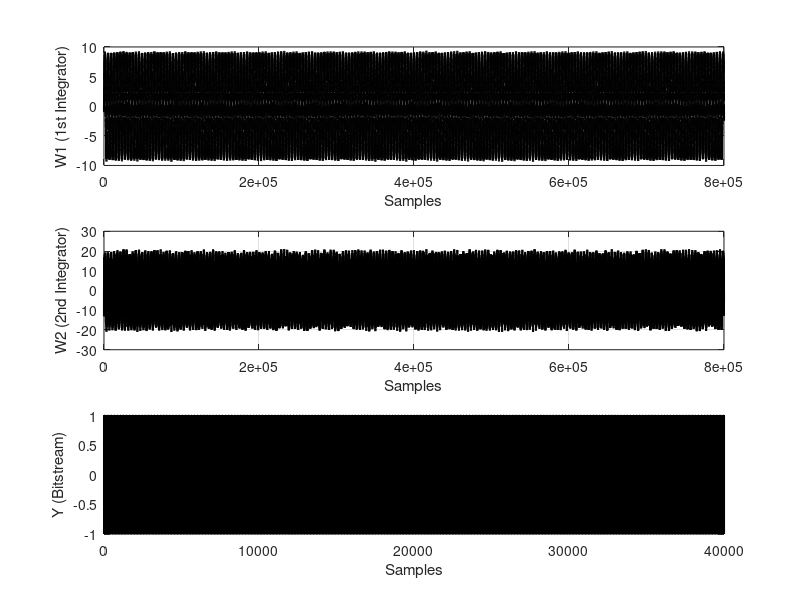
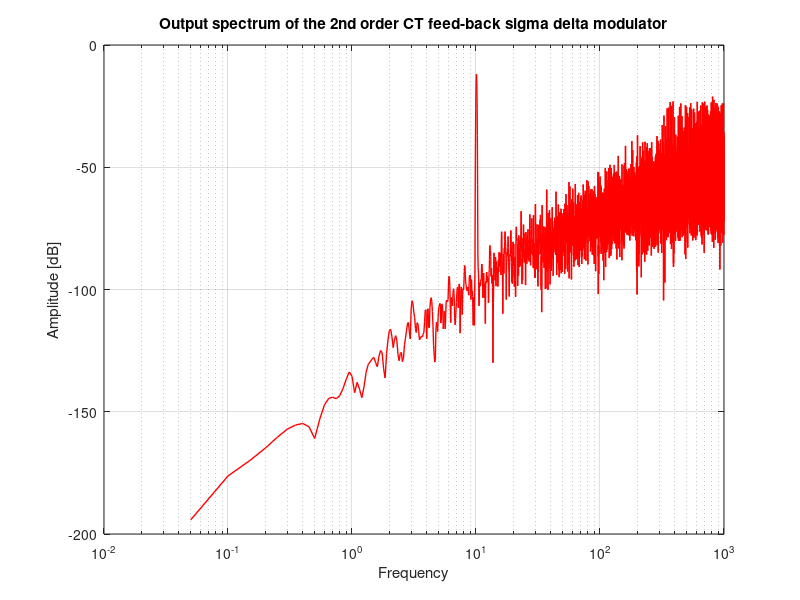

Reproduce these figures in MATLAB, in order.
% Simulates a CT 2nd order sigma delta modulator (FB architecture)

clear all; close all;

% Define input sinewave and sampling conditions
fin        = 10.03; % input frequency (kHz) 
fs         = 2000;  % sampling frequency (kHz) 
fres       = 0.05;  % FFT resolution
amplitude  = 0.7;
offset     = 0.00;

N          = ceil(fs/fres)
nr_periods = ceil(fin/fres)
nr_steps   = 20; % number of simulations steps per sample period

% Pre-allocate and initialize array variables => faster code
in = offset + amplitude*sin(2*pi*(fin/fs)*[1:N*nr_steps]/nr_steps);
y  = zeros(1,N); y(1) = 1;
w1 = zeros(1,N*nr_steps); w2 = w1; w12 = w1; 

%========================================
% Prototype Feed back filter coefficients
%========================================
om1 = 2*pi*fs; % Unity gain frequency (rads/s) of the first integrator
om2 = 2*pi*fs; % Unity gain frequency (rads/s) of the second integrator
a1  = 1;
a2  = 4*pi; 

% Adjust coefficients to account for simulation step-size
om1 = om1/(2*pi*fs*nr_steps); 
om2 = om2/(2*pi*fs*nr_steps); 

ix = 1;

for a = 2:N

    for b = 1:nr_steps
        ix = ix+1;
        w2(ix) = w2(ix-1) + om2*(w1(ix-1) - a2*y(a-1));
        w1(ix) = w1(ix-1) + om1*(in(ix-1) - a1*y(a-1));
     end

    y(a) = sign(w2(ix));
end

%************************************************************************
% Display the 'time domain' output values
%************************************************************************
figure(1);
subplot(3,1,1); plot(w1,'k','LineWidth',1.5);
xlabel('Samples'); ylabel('W1 (1st Integrator)'); grid on;
subplot(3,1,2); plot(w2,'k','LineWidth',1.5);
xlabel('Samples'); ylabel('W2 (2nd Integrator)'); grid on;
subplot(3,1,3); plot(y,'k','LineWidth',1.5);
xlabel('Samples'); ylabel('Y (Bitstream)'); grid;
saveas(gcf,'results/MOD2_CT_FB_time.png');

%************************************************************************
% Display the 'frequency domain' output values
%************************************************************************
ffty = abs(fft(y'.*(kaiser(length(y),20))));
ffty = 20*log10(ffty/(amplitude*N/2));        % Scale the spectrum (simply)
  
figure(2);
semilogx((1:N/2)*fres,ffty(1:N/2),'-r','LineWidth',1);
grid on; xlabel('Frequency'); ylabel('Amplitude [dB]');
title('Output spectrum of the 2nd order CT feed-back sigma delta modulator');
saveas(gcf,'results/MOD2_CT_FB_spectrum.png');
